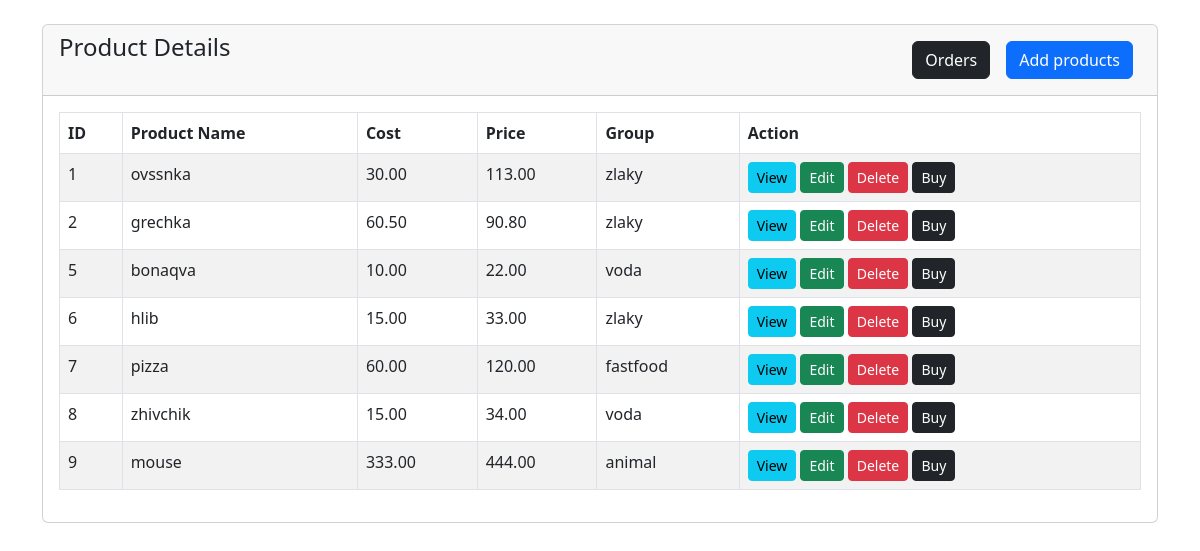
The page / on the database its author committed.
### tables this page shows
CREATE TABLE `products` (
  `id` int NOT NULL,
  `name` varchar(191) NOT NULL,
  `cost` decimal(10,2) NOT NULL,
  `price` decimal(10,2) NOT NULL,
  `grop` varchar(191) NOT NULL
);

### index.php (the view, shortened to what this page needs)
<?php
    require 'dbcon.php';
?>
<!doctype html>
<html lang="en">
  <head>
    <link href="https://cdn.jsdelivr.net/npm/bootstrap@5.3.0-alpha1/dist/css/bootstrap.min.css" rel="stylesheet">
  </head>
  <body>
    <div class="container mt-4">
          <div class="row">
              <div class="col-md-12">
                  <div class="card">
                      <div class="card-header">
                          <h4>Product Details
                              <a href="product-create.php" class="m-2 btn btn-primary float-end">Add products</a>
                              <a href="order.php" class="m-2 btn btn-dark float-end">Orders</a>
                          </h4>
                      </div>
                      <div class="card-body">
                          <table class="table table-bordered table-striped">
                              <thead>
                                  <tr>
                                      <th>ID</th>
                                      <th>Product Name</th>
                                      <th>Cost</th>
                                      <th>Price</th>
                                      <th>Group</th>
                                      <th>Action</th>
                                  </tr>
                              </thead>
                              <tbody>
                                  <?php
                                      $query = "SELECT * FROM products";
                                      $query_run = mysqli_query($con, $query);
                                      if(mysqli_num_rows($query_run) > 0)
                                      {
                                          foreach($query_run as $product)
                                          {
                                              ?>
                                              <tr>
                                                  <td><?= $product['id']; ?></td>
                                                  <td><?= $product['name']; ?></td>
                                                  <td><?= $product['cost']; ?></td>
                                                  <td><?= $product['price']; ?></td>
                                                  <td><?= $product['grop']; ?></td>
                                                  <td>
                                                      <a href="product-view.php?id=<?= $product['id']; ?>" class="btn btn-info btn-sm">View</a>
                                                      <a href="product-edit.php?id=<?= $product['id']; ?>" class="btn btn-success btn-sm">Edit</a>
                                                      <form action="code.php" method="POST" class="d-inline">
                                                          <button type="submit" name="delete_product" value="<?=$product['id'];?>" class="btn btn-danger btn-sm">Delete</button>
                                                      </form>
                                                      <a href="product-order.php?id=<?= $product['id']; ?>" class="btn btn btn-dark btn-sm">Buy</a>
                                                  </td>
                                              </tr>
                                              <?php
                                          }
                                      }
                                      else
                                      {
                                          echo "<h5> No Record Found </h5>";
                                      }
                                  ?>
                              </tbody>
                          </table>
                      </div>
                  </div>
              </div>
          </div>
      </div>
  </body>
</html>

### rows shown on the page
products: id "1", name "ovssnka", cost "30.00", price "113.00", grop "zlaky"
products: id "2", name "grechka", cost "60.50", price "90.80", grop "zlaky"
products: id "5", name "bonaqva", cost "10.00", price "22.00", grop "voda"
products: id "6", name "hlib", cost "15.00", price "33.00", grop "zlaky"
products: id "7", name "pizza", cost "60.00", price "120.00", grop "fastfood"
products: id "8", name "zhivchik", cost "15.00", price "34.00", grop "voda"
products: id "9", name "mouse", cost "333.00", price "444.00", grop "animal"
